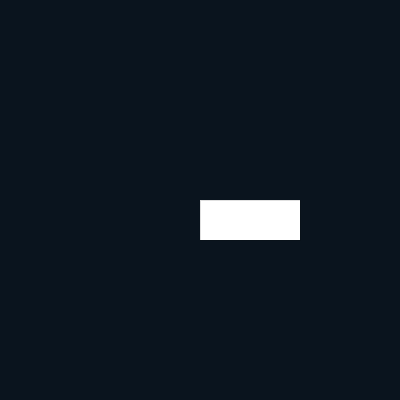
Frame 1 (no input)
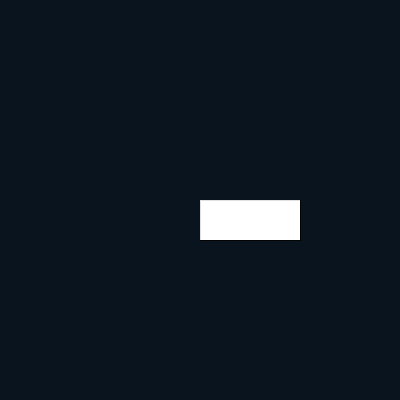
Frame 60 (the mouse pressed at the canvas centre just before this capture)
Frame 120 (the mouse held since frame 60 and released just before this capture): identical to frame 60, image omitted

The Processing sketch that drew these frames (run headless with seeded random() and noise(); from frame 60 on, the mouse is pressed at the canvas centre):

// Processing sketch: Minijoc
// ── Minijoc.pde
void setup(){
  
  size(400, 400);
  background(10, 20, 30);
  
}

Entity player = new Entity(200, 200, 100, 40);

void draw(){
  
  player.update();
  player.display();
  
}

// ── Entity.pde
class Entity{
  
  PImage sprites [] = new PImage[4];
  int xSize;
  int ySize;
  int xPos;
  int yPos;
  
  public Entity(int xPos, int yPos, int xSize, int ySize){
    this.xPos = xPos;
    this.yPos = yPos;
    this.xSize = xSize;
    this.ySize = ySize;
  }
  
  public void render(){
    if(sprites[0] != null){
      
    }else if(sprites[0] == null){
      strokeWeight(0);
      fill(255);
      rect(xPos, yPos, xSize, ySize);
    }
  }
  
  public void update(){
    
  }
  
  public void display(){
   
    this.render();
    
  }
  
}
